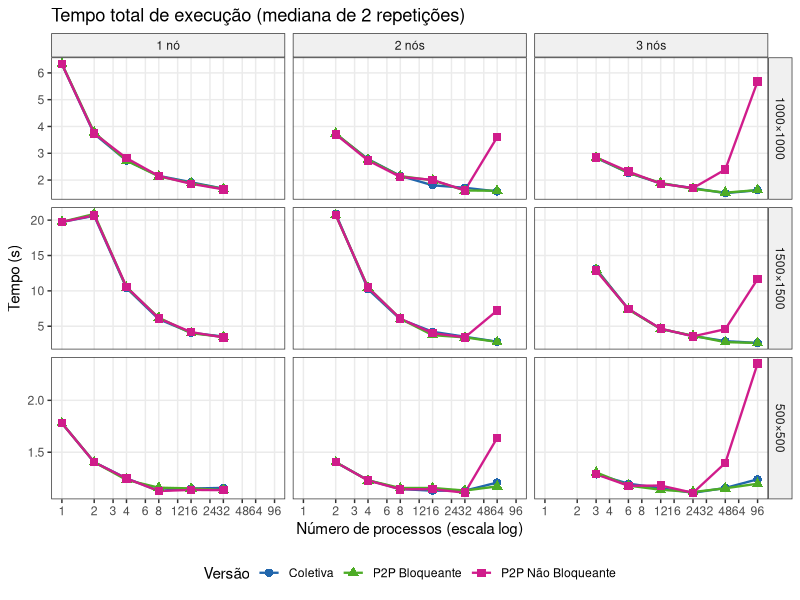
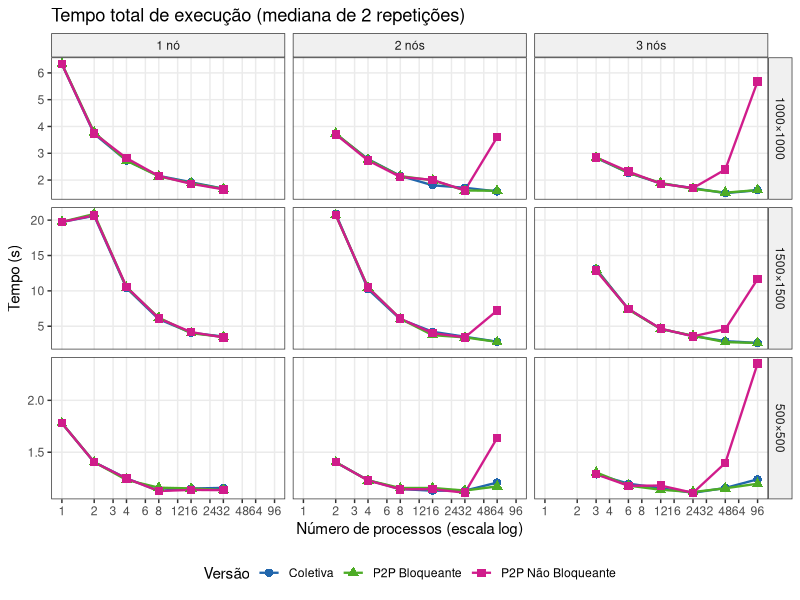
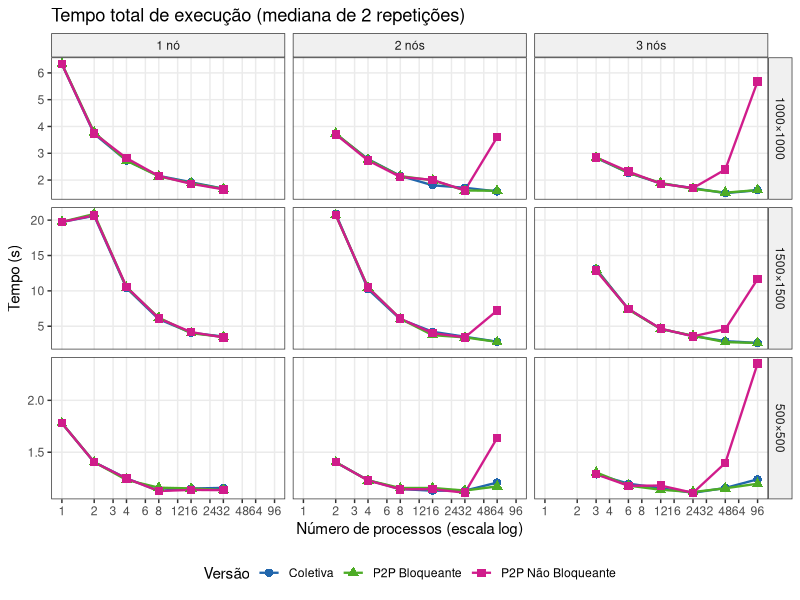

The R script that drew these images, in order:
library(dplyr)
library(ggplot2)
library(tidyr)

pdf(NULL)

df <- read.csv("../../results/rastro_completo.csv", stringsAsFactors = FALSE)

# Tempo total = fim do último evento - início do primeiro evento no rank0
exec <- df %>%
  filter(rank == "rank0") %>%
  group_by(tipo, size, nproc, nodes, rep) %>%
  summarise(exec_time = max(fim) - min(inicio), .groups = "drop") %>%
  group_by(tipo, size, nproc, nodes) %>%
  summarise(tempo = median(exec_time), .groups = "drop")

exec <- exec %>%
  mutate(
    tipo = recode(tipo,
      "coletiva"         = "Coletiva",
      "p2p_bloqueante"   = "P2P Bloqueante",
      "p2p_naobloqueante"= "P2P Não Bloqueante"
    ),
    size_label = paste0(size, "×", size),
    nodes_label = paste0(nodes, ifelse(nodes == 1, " nó", " nós"))
  )

# Um painel por tamanho de matriz
# Eixo x = nproc, curva por tipo, facet por nodes
ggplot(exec, aes(x = nproc, y = tempo, color = tipo, shape = tipo)) +
  geom_line(linewidth = 0.8) +
  geom_point(size = 2.5) +
  facet_grid(size_label ~ nodes_label, scales = "free_y") +
  scale_x_log10(breaks = c(1,2,3,4,6,8,12,16,24,32,48,64,96)) +
  scale_color_manual(values = c(
    "Coletiva"           = "#2166ac",
    "P2P Bloqueante"     = "#4dac26",
    "P2P Não Bloqueante" = "#d01c8b"
  )) +
  labs(
    title    = "Tempo total de execução (mediana de 2 repetições)",
    x        = "Número de processos (escala log)",
    y        = "Tempo (s)",
    color    = "Versão",
    shape    = "Versão"
  ) +
  theme_bw(base_size = 11) +
  theme(
    legend.position  = "bottom",
    panel.grid.minor = element_blank(),
    strip.background = element_rect(fill = "#f0f0f0")
  )

ggsave("../imgs/plot_tempo_total.pdf", width = 10, height = 8)
ggsave("../imgs/plot_tempo_total.png", width = 10, height = 8, dpi = 150)
message("Salvo: plot_tempo_total.pdf / .png")
